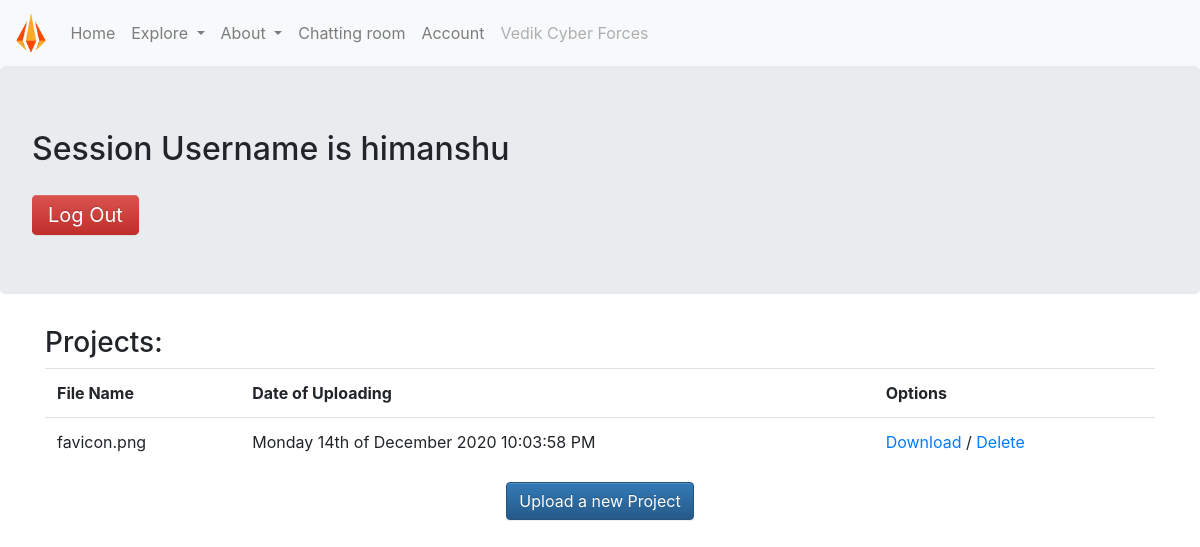
Screenshot of /login/index.php (signed in) with the database file from the repository.
### tables this page shows
CREATE TABLE `prjupload` (
  `id` int(11) NOT NULL AUTO_INCREMENT,
  `user` text NOT NULL,
  `filename` text NOT NULL,
  `time` text NOT NULL,
  PRIMARY KEY (`id`)
);

### login/index.php (the view, shortened to what this page needs)
<!DOCTYPE html>
<html>
<head>
	<?php
	include('../includes.php');
    include('../conn.php');
	?>
</head>
<body>
    <?php
    include('../navbar.php');
	?>
    <?php
        if(!isset($_SESSION['username'])){
            echo '
	<div class="jumbotron">
		<h1>You Need To Login</h1>
		<p class="lead">login with username and password to unlock the Chatting page and create a digital identity on vcfstudio.in</p>
        <p class="lead" id="response"></p>
	</div>
	<div class="container">
		<form method="POST">
			<div class="form-group">
				<label for=username>Username</label>
				<input type="text" name="username" class="form-control" placeholder="Enter the username...">
			</div>
			<div class="form-group">
				<label for=password>Password</label>
				<input type="password" name="password" placeholder="Enter the password..." class="form-control">
			</div>
			<div class="form-group">
				<input type="submit" name="submit" value="submit" class="btn-primary btn-lg">
			</div>
		</form>
        <p><a href="register">Dont have a account? Register Now.</a></p>
	</div>';
        }
        else{
            echo '<div class="jumbotron"><h2>Session Username is '. $_SESSION['username'] .'</h2> <br>';
            echo "<a  class='btn-danger btn-lg' href='/logout.php'>Log Out</a></div>";
            echo '<div class="container">
                <h3>Projects: </h3>
                <table id="projectlist" class="table">
                <tr>
                <th>File Name</th>
                <th>Date of Uploading</th>
                <th>Options</th>
                </tr>';
            $loadproject = "SELECT filename, user, time FROM prjupload WHERE user='".$_SESSION['username']."'";
            $result = mysqli_query($conn,$loadproject);
            if(mysqli_num_rows($result) > 0){
                while($row = mysqli_fetch_assoc($result)){
                   $filename =  $row['filename'];
                   $time = $row['time'];
                   echo '<tr>
                    <td>'.
                    $filename
                    .'</td>
                    <td>'.
                    $time
                    .'</td>
                    <td>
                    <a href="/upload/uploads/'.$filename.'" download>Download</a> /
                    <a href="deleteproject.php?filename='.$filename.'" id="deleteprj" data-filename="'.$filename.'">Delete</a>
                    </td>
                   </tr>';
                }
            }
            echo   '</table>
            </div>
           <div class="container text-center text-white"> <a href = "/upload" class="btn btn-primary">Upload a new Project</a></div>';
        }
?>
</body>
</html>

### rows the page displays
prjupload: filename "favicon.png", time "Monday 14th of December 2020 10:03:58 PM"

### other values shown
$_SESSION['username'] "himanshu"
